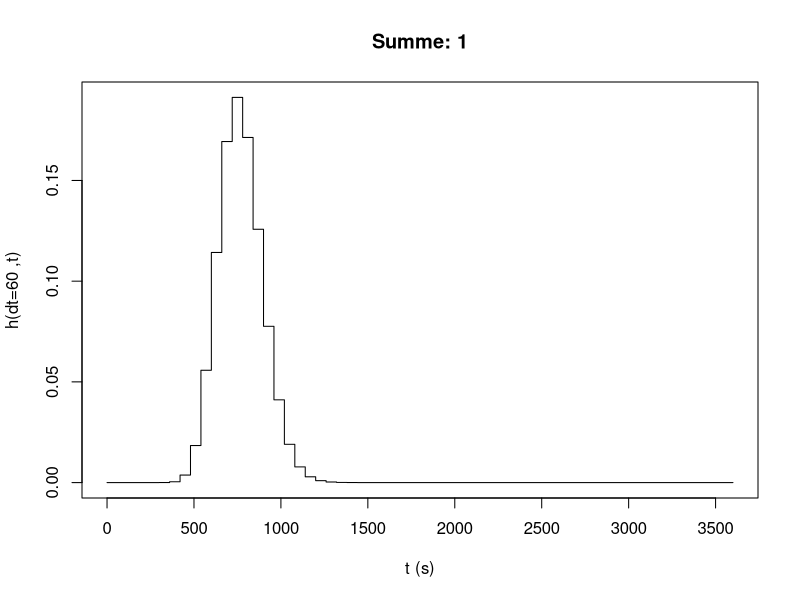
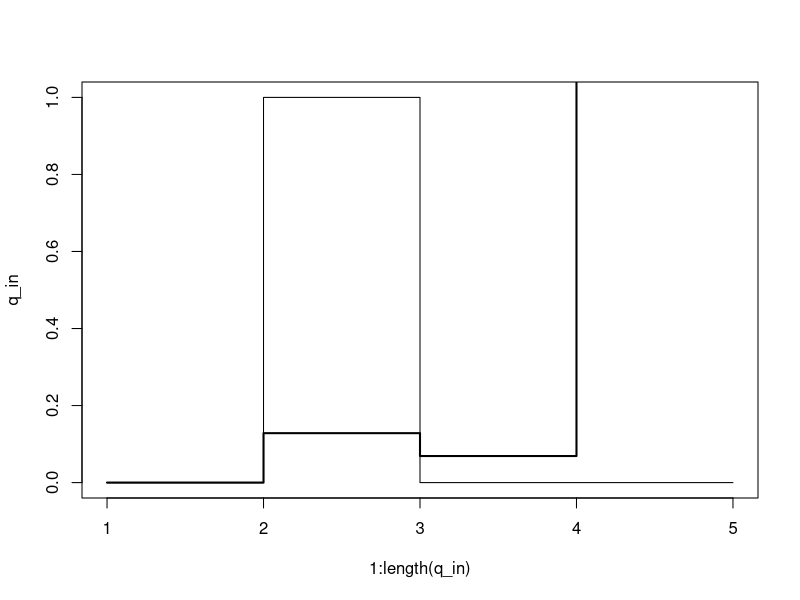

Here is the R script that generated these plots, in order:

# dt-Impulsantwort der linearen Speicherkaskade
# Maniak S. 264, Gl. 6.35
# auch Dyck 1989, Bd. 1, S. 105, Gl. 4.37
dt_response= function (n,k,dt,m) {
  return(dt/prod(1:(n-1))/k * (m*dt/k)^(n-1) * exp(-m*dt/k))
}

dt=60         # dt in Sekunden
n= 40         # Anzahl Speicher              ---> typ. Wert aus Profilen
k= 20         # k in Sekunden                ---> typ. Wert aus Profilen
m= 0:round(3600/dt) # Index des Zeitintervalls
dat= data.frame(m= m*dt, r= dt_response(n,k,dt,m))
#dat$r= dat$r * 1/sum(dat$r)

# Man sieht an diesem Bsp., dass dt in einem sinnvollen Verhältnis zu n und k
# stehen muss. Bei den gegebenen Werten von n und k erhält man für 

plot(dat,type="S",xlab="t (s)", ylab= paste("h(dt=",dt," ,t)",sep=""),
  main=paste("Summe:",sum(dat$r)))


# Outflow of a single linear reservoir at time 0+dt with inflow varying
# linearily over the time step of length dt.
# This solution is, for example, used by
#    (1) Maniak (2005), p. 261
#    (2) Bremicker (2000), p. 39
#    (3) Pfützner (hydroskript - KalMil)
# Qi1: Inflow at t=0
# Qi2: Inflow at t=dt
# Qx1: Outflow at t=0
# k:   Retention constant
# dt:  Length of time step
Qx2_single= function (Qi1,Qi2,Qx1,k,dt) {
  c1= 1 - exp(-k/dt)
  c2= 1 - c1 * k/dt
  return(
    Qx1 + (Qi1-Qx1) * c1 + (Qi2-Qi1) * c2
  )
}

nres=2
dt= 60
ndtsub= 1
k= 20

q_in= c(0,0,1,0,0)

dtsub= dt/ndtsub

V= rep(0,nres)
V_corr= rep(NA,nres)

q_out= rep(NA,length(q_in))

# Primary time loop
for (idt in 1:length(q_in)) {

  v_out= 0
  # Secondary time loop
  for (idtsub in 1:ndtsub) {
  
    # Reservoir loop
    Qx2= rep(NA,nres)
    for (ires in 1:nres) {
      if (ires == 1) {
        Qi1= q_in[idt]
        Qi2= q_in[idt]
      } else {
        Qi1= 1/k*V[ires-1]
        Qi2= Qx2[ires-1]
      }
      Qx1= 1/k*V[ires]
      Qx2[ires]= Qx2_single(Qi1,Qi2,Qx1,k,dtsub)

print(paste("idt",idt,"ires",ires,"v",V[ires],"Qi1",Qi1,"Qi2",Qi2,"Qx1",Qx1,"Qx2",Qx2[ires]))

      V_corr[ires]= V[ires] + (Qi1+Qi2)/2*dtsub - (Qx1+Qx2[ires])/2*dtsub
    }
    v_out= v_out + (Qx1+Qx2[nres])/2*dtsub # dont move because of Qx1
    V= V_corr

print(paste("after idt",idt,"v=",V))

  }
  q_out[idt]= v_out / dt
}

plot(1:length(q_in),q_in,type="S")
lines(1:length(q_out),q_out,type="S",lwd=2)


